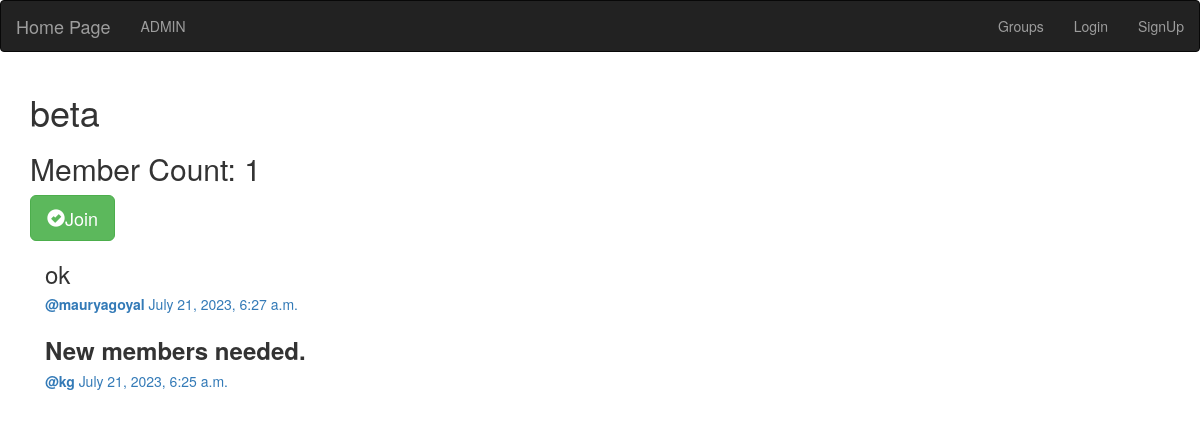
Screenshot of /groups/post/in/beta with the database file from the repository.
### groups/models.py (models this page shows, shortened)
class Group(models.Model):
    name = models.CharField(max_length=225,unique=True)
    slug = models.CharField(max_length=225,unique=True)
    description = models.TextField(blank=True,default='')
    description_html = models.TextField(editable=False,blank=True,default='')
    members = models.ManyToManyField(User,through='GroupMember')
    class Meta:
        ordering = ['name']

### posts/models.py (models this page shows, shortened)
class Post(models.Model):
    user = models.ForeignKey(User,on_delete=models.CASCADE,related_name='posts')
    created_at = models.DateTimeField(auto_now=True)
    message = models.TextField()
    message_html = models.TextField(editable=False)
    group = models.ForeignKey(Group,on_delete=models.CASCADE,related_name='posts',null=True,blank=True)
    class Meta:
        ordering = ['-created_at']
        unique_together = ['user','message']

### groups/views.py (the view)
# urls.py: path('post/in/<slug:slug>',views.SingleGroup.as_view(),name='single'),
class SingleGroup(generic.DetailView):
    model  = Group
    context_object_name = 'group'

### groups/templates/groups/group_detail.html (shortened to what this page needs)
{% extends 'groups/group_base.html' %}
{% block pregroup_block %}
    <h1>{{group.name}}</h1>
    <h2>Member Count: {{group.members.count }}</h2>
    <div class="content">
        {% if user in group.members.all %}
            <a href="{% url 'groups:leave' slug=group.slug %}"
                class="btn btn-lg btn-fill btn-danger">
            <span class="glyphicon glyphicon-remove-sign"></span>Leave</a>
        {% else %}
            <a href="{% url 'groups:join' slug=group.slug %}"
                class="btn btn-lg btn-fill btn-success">
            <span class="glyphicon glyphicon-ok-sign"></span>Join</a>
        {% endif %}
    </div>
{% endblock %}
{% block group_content_block %}
    <div class="col-md-8">
        {% if group.posts.count == 0%}
            <h2>No Posts in this group yet!!</h2>
        {% else %}
            {% for post in group.posts.all %}
                {% include 'posts/_post.html' %}
            {% endfor %}
        {% endif %}
    </div>
{% endblock %}
{% block postgroup_block %}
    <div class="col-md-8">
    </div>
{% endblock %}

### posts/templates/posts/_post.html (shortened to what this page needs)
<div class="post-media">
    <h3>{{post.message_html|safe}}</h3>
    <div class="media-body">
        <h5 class="media-heading">
            <a href="{% url 'posts:for_user' username=post.user.username%}">
                <strong>@{{post.user.username}}</strong>
            </a>
            <time class="time">
                <a href="{% url 'posts:single' username=post.user.username pk=post.pk%}">
                    {{post.created_at}}
                </a>
            </time>
        </h5>
    </div>
</div>

### rows the page displays
Group: name "beta", members.count "1"
Post: message_html "ok", user.username "mauryagoyal", created_at "July 21, 2023, 6:27 a.m."
Post: message_html "New members needed.", user.username "kg", created_at "July 21, 2023, 6:25 a.m."
